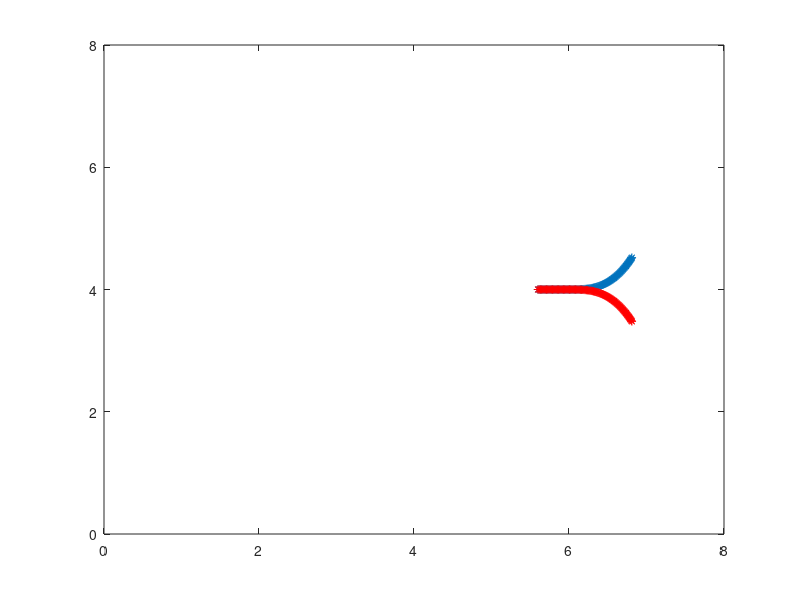

This chart was generated by the following MATLAB code:
%-------------------------------------------------------------------------------------------------------------------%
%
% IB2d is an Immersed Boundary Code (IB) for solving fully coupled non-linear 
% 	fluid-structure interaction models. This version of the code is based off of
%	Peskin's Immersed Boundary Method Paper in Acta Numerica, 2002.
%
% Author: Nicholas A. Battista
% Email:  nick.battista@unc.edu
% Date Created: May 27th, 2015
% Institution: UNC-CH
%
% This code is capable of creating Lagrangian Structures using:
% 	1. Springs
% 	2. Beams (*torsional springs)
% 	3. Target Points
%	4. Muscle-Model (combined Force-Length-Velocity model, "HIll+(Length-Tension)")
%
% One is able to update those Lagrangian Structure parameters, e.g., spring constants, resting %%	lengths, etc
% 
% There are a number of built in Examples, mostly used for teaching purposes. 
% 
% If you would like us to add a specific muscle model, please let Nick (nick.battista@unc.edu) know.
%
%--------------------------------------------------------------------------------------------------------------------%


%%%%%%%%%%%%%%%%%%%%%%%%%%%%%%%%%%%%%%%%%%%%%%%%%%%%%%%%%%%%%%%%%%%%%%%%%%%%%%%%
%
% FUNCTION: creates the JELLYFISH-EXAMPLE geometry and prints associated input files
%
%%%%%%%%%%%%%%%%%%%%%%%%%%%%%%%%%%%%%%%%%%%%%%%%%%%%%%%%%%%%%%%%%%%%%%%%%%%%%%%%

function Swimmer_Geometry()


% FLUID GRID PARAMETERS %
L = 8;                              % Length of computational domain (m)
N = 256;                            % # of Cartesian grid meshwidths
dx = L/N;                           % Cartesian mesh width (m)


% Construct Geometry
[xLag,yLag,yLag2,ds] = give_Me_Immsersed_Boundary_Geometry(N,L);


% NAMING CONVENTION FOR SIMULATION 
struct_name = 'swimmer';      % structure name

%
% PRINT INPUT FILES (.vertex, .spring, .beam, etc) %
%

% print vertices
print_Lagrangian_Vertices(xLag,yLag,struct_name);

% print vertex stages for update_curvature
print_Lagrangian_Vertices_Phases(xLag,yLag,yLag2,struct_name);

% print springs
k_Spring = 7.5*1.2750000000000000e+9;        % spring constant (Newton)
print_Lagrangian_Springs(xLag,k_Spring,ds,struct_name);

% print beams
k_Beam = 2.0363359375000002e+12;   % beam stiffness constant (Newton m^2)
print_Lagrangian_nonInv_Beams(xLag,yLag,k_Beam,struct_name);




%%%%%%%%%%%%%%%%%%%%%%%%%%%%%%%%%%%%%%%%%%%%%%%%%%%%%%%%%%%%%%%%%%%%%%%%
%
% FUNCTION: prints VERTEX points to a file called rubberband.vertex
%
%%%%%%%%%%%%%%%%%%%%%%%%%%%%%%%%%%%%%%%%%%%%%%%%%%%%%%%%%%%%%%%%%%%%%%%%

function print_Lagrangian_Vertices(xLag,yLag,struct_name)

    N = length(xLag);

    vertex_fid = fopen([struct_name '.vertex'], 'w');

    fprintf(vertex_fid, '%d\n', N );

    %Loops over all Lagrangian Pts.
    for s = 1:N
        X_v = xLag(s);
        Y_v = yLag(s);
        fprintf(vertex_fid, '%1.16e %1.16e\n', X_v, Y_v);
    end

    fclose(vertex_fid); 

%%%%%%%%%%%%%%%%%%%%%%%%%%%%%%%%%%%%%%%%%%%%%%%%%%%%%%%%%%%%%%%%%%%%%%%%
%
% FUNCTION: prints VERTEX points to a file called rubberband.vertex
%
%%%%%%%%%%%%%%%%%%%%%%%%%%%%%%%%%%%%%%%%%%%%%%%%%%%%%%%%%%%%%%%%%%%%%%%%

function print_Lagrangian_Vertices_Phases(xLag,yLag,yLag2,struct_name)

    N = length(yLag);

    vertex_fid = fopen([struct_name '.phases'], 'w');

    %Loops over all Lagrangian Pts.
    for s = 1:N
        X_v1 = xLag(s);
        Y_v1 = yLag(s);
        Y_v2 = yLag2(s);
        fprintf(vertex_fid, '%1.16e %1.16e %1.16e\n',X_v1,Y_v1, Y_v2);
        %fprintf(vertex_fid,'%1.16e %1.16e\n',Y_v1, Y_v2);
    end

    fclose(vertex_fid);     
    
    
%%%%%%%%%%%%%%%%%%%%%%%%%%%%%%%%%%%%%%%%%%%%%%%%%%%%%%%%%%%%%%%%%%%%%%%%
%
% FUNCTION: prints SPRING points to a file called rubberband.spring
%
%%%%%%%%%%%%%%%%%%%%%%%%%%%%%%%%%%%%%%%%%%%%%%%%%%%%%%%%%%%%%%%%%%%%%%%%

function print_Lagrangian_Springs(xLag,k_Spring,ds_Rest,struct_name)

    N = length(xLag);

    spring_fid = fopen([struct_name '.spring'], 'w');

    fprintf(spring_fid, '%d\n', N-1 );

    %spring_force = kappa_spring*ds/(ds^2);

    % SPRINGS BETWEEN VERTICES ON RHS
    for s = 1:N-1
        fprintf(spring_fid, '%d %d %1.16e %1.16e\n', s, s+1, k_Spring, ds_Rest);  
    end
    
    
 
%%%%%%%%%%%%%%%%%%%%%%%%%%%%%%%%%%%%%%%%%%%%%%%%%%%%%%%%%%%%%%%%%%%%%%%%%%%%%%%%%%%%%
%
% FUNCTION: prints BEAM (NON-INVARIANT) points to a file called rubberband.nonInv_beam
%
%%%%%%%%%%%%%%%%%%%%%%%%%%%%%%%%%%%%%%%%%%%%%%%%%%%%%%%%%%%%%%%%%%%%%%%%%%%%%%%%%%%%%

function print_Lagrangian_nonInv_Beams(xLag,yLag,k_Beam,struct_name)

    % k_Beam: beam stiffness
    % Cx/Cy:  beam curvatures in x/y respestively
    
    N = length(xLag); % NOTE: Total number of beams = Number of Total Lag Pts. - 2

    beam_fid = fopen([struct_name '.nonInv_beam'], 'w');

    fprintf(beam_fid, '%d\n', N-2 );

    % beam_force = kappa_beam*ds/(ds^4)
    
    %BEAMS BETWEEN VERTICES ON RHS
    for s = 1:N-2

        Cx = xLag(s) - 2*xLag(s+1) + xLag(s+2);
        Cy = yLag(s) - 2*yLag(s+1) + yLag(s+2);
        fprintf(beam_fid, '%d %d %d %1.16e %1.16e %1.16e\n', s,s+1,s+2, k_Beam, Cx, Cy);  
 
    end
    

    

%%%%%%%%%%%%%%%%%%%%%%%%%%%%%%%%%%%%%%%%%%%%%%%%%%%%%%%%%%%%%%%%%%%%%%%%
%
% FUNCTION: creates the Lagrangian structure geometry
%
%%%%%%%%%%%%%%%%%%%%%%%%%%%%%%%%%%%%%%%%%%%%%%%%%%%%%%%%%%%%%%%%%%%%%%%%

function [xLag,yLag,yLag2,ds] = give_Me_Immsersed_Boundary_Geometry(N,L)

ds = L/(2*N);

% Straight Portion %
xStraight = 0:ds:L/20;
yStraight = zeros(1,length(xStraight));
Nstraight = length(xStraight)-2;


% Curved Portion %

tol = 1e-5;    % error tolerance
n = 1;         % counting for array
xC(n) = 0;     % first x-value at (0,-b)
yC(n) = 0;     % first y-value at (0,-b)
tprev = xC(1); % initial x-value
pow = 3;       % power to create curve

while tprev <= L/10;

    n = n+1;
    tnext = tprev + ds/2; %Guess for next angle value
    tfar = 3*tnext;

    %initiating guess for bisection-algorithm
    xn = tnext;
    yn = tnext^pow;
    errSign = ( ds - sqrt( (xn-xC(n-1))^2 + (yn-yC(n-1))^2 ) );
    err = abs(errSign);

    %Bisection algorithm to make points equally spaced
    while ( err > tol )

        if errSign < 0
            tfar = tnext;
            tnext = (tnext+tprev)/2;
        elseif errSign > 0
            tprev = tnext;
            tnext = (tnext+tfar)/2;
        end

        xn = tnext;
        yn = tnext^pow;
        errSign = ( ds - sqrt( (xn-xC(n-1))^2 + (yn-yC(n-1))^2 ) );
        err = abs(errSign);
    end

    xC(n) = xn;    %Store X-value
    yC(n) = yn;    %Store Y-value
    tprev = tnext; %Update X-value

end

% Save Curved Values % 
xCurve = xC + xStraight(end) + ds;
yCurve = yC;

yCurve2 = -yC;

xLag = [xStraight xCurve]; xLag = xLag + 0.7*L;
yLag = [yStraight yCurve]; yLag = yLag + 0.5*L;

yLag2 = [yStraight yCurve2]; yLag2 = yLag2 + 0.5*L;

plot(xLag,yLag,'*'); hold on; 
plot(xLag,yLag2,'r*'); hold on; 
axis([0 L 0 L]); 

